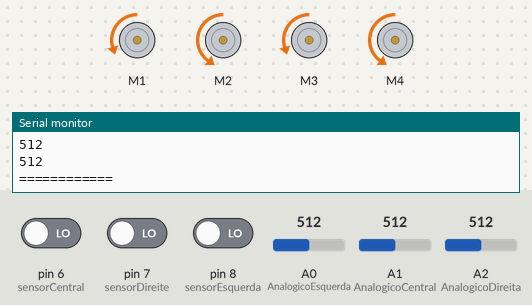
The sketch below on a simulated Arduino Uno, built with avr-gcc and run on an emulated ATmega328P. Parts: 4 × DC motor (green arrow = forward, orange = backward, longer = faster), the last lines printed to the serial monitor. The test bench sets the inputs (shaded band); at power-on: pin 6 (sensorCentral) LOW, pin 7 (sensorDireite) LOW, A0 (AnalogicoEsquerda) = 512, A2 (AnalogicoDireita) = 512, pin 8 (sensorEsquerda) LOW, A1 (AnalogicoCentral) = 512.

Above: at 1.2 s.
1.3 s: pin 6 (sensorCentral) driven HIGH
At 2.1 s:
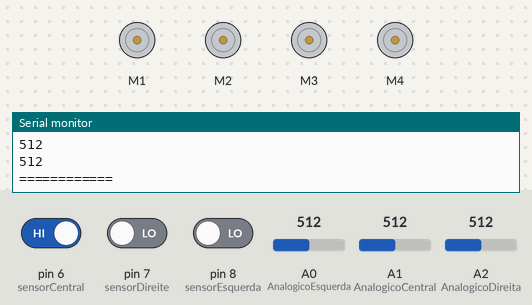
4.3 s: pin 7 (sensorDireite) driven HIGH
7.3 s: A0 (AnalogicoEsquerda) set to 315
10.3 s: A2 (AnalogicoDireita) set to 79
13.3 s: A0 (AnalogicoEsquerda) set to 335
16.3 s: A2 (AnalogicoDireita) set to 99
At 18.3 s:
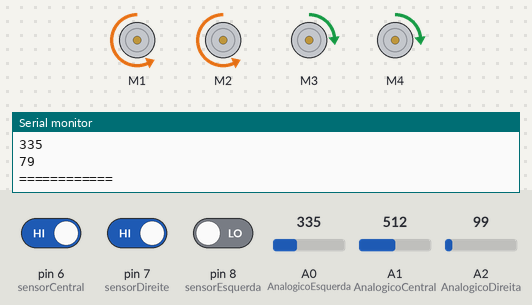
Timing chart, 0 to 24.4 s (numbered marks = the images above; inputs shaded):
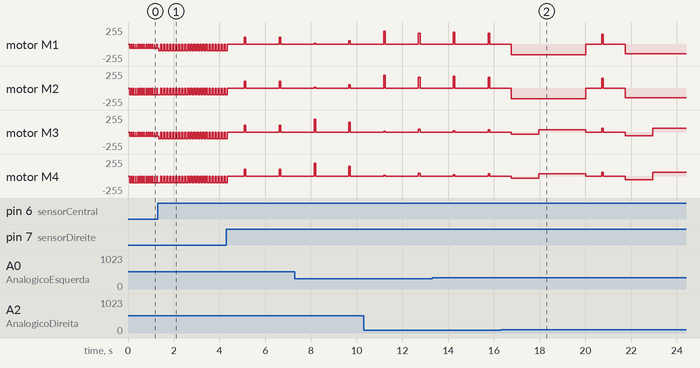

Measured:
- after the input at 1.3 s, motor M1, motor M3: alternates backward 100/255 for 0.08 s and stopped for 0.05 s, starting at once; motor M2, motor M4: alternates backward 100/255 for 0.08 s and stopped for 0.05 s, starting after 0.13 s
- by itself, motor M1, motor M3: alternates backward 60/255 for 0.07 s and stopped for 0.02 s
- by itself, motor M2, motor M4: alternates backward 100/255 for 0.07 s and stopped for 0.02 s

The sketch:

nao_lembro_oq_e.ino
```cpp
#include <Adafruit_MotorShield.h>
#include <Wire.h>
#include <Arduino.h>
#include <PID_v1.h>


#define sensorEsquerda 8
#define sensorDireite 7
#define sensorCentral 6
#define trigPin  9
#define echoPin  10

int AnalogicoEsquerda = A0;
int valorDigitalEsquerda;
int valorAnalogicoEsquerda;

int AnalogicoDireita = A2;
int valorDigitalDireita;
int valorAnalogicoDireita;

int AnalogicoCentral = A1;
int valorDigitalCentral;
int valorAnalogicoCentral;

float duration, distance;

int leituraVerde = 0, leituraPreto = 0;

int cont = 0;

int verificao = 0;

int verde_min = 89, verde_max =325;

bool BRANCO = 0, PRETO =1;

double Input, Output, Setpoint = 0;
double Kp = 0.25;
double Ki = 0.0;
double Kd = 0.08;
PID myPID(&Input, &Output, &Setpoint, Kp, Ki, Kd, DIRECT);
int velBase = 100;

int velEsq, velDir;

Adafruit_MotorShield AFMS = Adafruit_MotorShield();


  Adafruit_DCMotor *MotorEsquerdaFrente = AFMS.getMotor(1); //motor esq frente
  Adafruit_DCMotor *MotorEsquerdaTras = AFMS.getMotor(2); //motor esq tras
  Adafruit_DCMotor *MotorDireitaFrente = AFMS.getMotor(3); //motor direita frente
  Adafruit_DCMotor *MotorDireitaTras = AFMS.getMotor(4); //motor direita tras


void setup() {

  AFMS.begin();
  Serial.begin(9600);
  pinMode(sensorEsquerda ,INPUT);
  pinMode(AnalogicoEsquerda ,INPUT);
  pinMode(sensorDireite ,INPUT);
  pinMode(AnalogicoDireita ,INPUT);
  pinMode(sensorCentral ,INPUT);
  pinMode(AnalogicoCentral ,INPUT);
  pinMode(trigPin, OUTPUT);
  pinMode(echoPin, INPUT);
  myPID.SetMode(AUTOMATIC);
  myPID.SetOutputLimits(-90, 90);
}


void loop() {

valorDigitalEsquerda = digitalRead(sensorEsquerda); //Realiza a leitura digital e armazena o valor na variavel valorDigital
valorAnalogicoEsquerda = analogRead(AnalogicoEsquerda); //Realiza a leitura analógica e armazena o valor na variavel valorAnalogico
valorDigitalDireita = digitalRead(sensorDireite);
valorAnalogicoDireita = analogRead(AnalogicoDireita);
valorDigitalCentral = digitalRead(sensorCentral);
valorAnalogicoCentral = analogRead(AnalogicoCentral);

//Serial.println(valorDigital);
//Serial.println(valorDigitalDireita);
Serial.println(valorAnalogicoEsquerda);
Serial.println(valorAnalogicoDireita);
Serial.println("============");
delay(50);

  leituraSensorInfra();

  Input = valorAnalogicoDireita - valorAnalogicoEsquerda;

  myPID.Compute();

  velEsq = velBase + Output;
  velDir = velBase - Output;

  moverPID(velEsq, velDir);

  if ((valorDigitalCentral == PRETO) && (valorDigitalEsquerda == BRANCO) && (valorDigitalDireita == BRANCO)){
    frente(80);
    Parar(0);
    leituraSensorInfra();
  }
  else if ((valorDigitalDireita == PRETO) && (valorDigitalCentral == BRANCO) && (valorDigitalEsquerda == BRANCO)){
    Parar(500);
    correcaoEsquerda();
    leituraSensorInfra();
  }
  else if ((valorDigitalEsquerda == PRETO) && (valorDigitalCentral == BRANCO) && (valorDigitalDireita == BRANCO)){
    Parar(500);
    correcaoDireita();
    leituraSensorInfra();
  }
  else if ((valorDigitalDireita == BRANCO) && (valorDigitalCentral == BRANCO) && (valorDigitalEsquerda == BRANCO)) {
    Parar(20);
    tresBrancos(20);
    leituraSensorInfra();
  }
  else if ((valorDigitalDireita == BRANCO) && (valorDigitalCentral == PRETO) && (valorDigitalEsquerda == PRETO)) {
    Parar(700);
    tras();
    delay(70);
    Parar(700);
    leituraSensorInfra();
    if((valorAnalogicoEsquerda >= verde_min) && (valorAnalogicoEsquerda <= verde_max)){
      CurvaEsquerda();
    }
  }
  else if ((valorDigitalEsquerda == BRANCO) && (valorDigitalCentral == PRETO) && (valorDigitalDireita == PRETO)) {
    Parar(700);
    tras();
    delay(70);
    Parar(700);
    leituraSensorInfra();
    if((valorAnalogicoDireita >= verde_min) && (valorAnalogicoDireita <= verde_max)){
      CurvaDireita();
    }
  }
  /*else if((valorDigitalEsquerda == PRETO) && (valorDigitalCentral == PRETO) && (valorDigitalDireita == PRETO)){
    Parar(500);
    while(cont <= 10){
      leituraSensorInfra();
      if((valorDigitalEsquerda == PRETO) && (valorDigitalCentral == PRETO) && (valorDigitalDireita == PRETO)){
        leituraPreto++;
      }
      if((valorAnalogicoDireita >= verde_min) && (valorAnalogicoDireita <= verde_max)){
        leituraVerde++;
      }
      cont++;
    }
    if(leituraPreto > leituraVerde){
      Cruzamento();
    } else{
      curva180();
    }
  }*/

  else if((valorDigitalEsquerda == PRETO) && (valorDigitalCentral == PRETO) && (valorDigitalDireita == PRETO)){
    Teste();
    if((valorDigitalEsquerda == PRETO) || (valorDigitalCentral == PRETO) || (valorDigitalDireita == PRETO)){
      Parar(2500);
    }
  }

  else{
    leituraSensorInfra();
  }
}

void leituraSensorInfra(){
  valorDigitalEsquerda = digitalRead(sensorEsquerda);
  valorDigitalCentral = digitalRead(sensorCentral);
  valorDigitalDireita = digitalRead(sensorDireite);

  valorAnalogicoEsquerda = analogRead(AnalogicoEsquerda);
  valorAnalogicoCentral = analogRead(AnalogicoCentral);
  valorAnalogicoDireita = analogRead(AnalogicoDireita);
}


void frente(int d){
  MotorEsquerdaFrente->run(BACKWARD);
  MotorEsquerdaTras->run(BACKWARD);
  MotorDireitaFrente->run(BACKWARD);
  MotorDireitaTras->run(BACKWARD);
  delay(d);
}

void Parar(int d){
    MotorEsquerdaFrente->run(RELEASE);
    MotorEsquerdaTras->run(RELEASE);
    MotorDireitaFrente->run(RELEASE);
    MotorDireitaTras->run(RELEASE);
    delay(d);
}

void tras(){
  MotorEsquerdaFrente->run(FORWARD);
  MotorEsquerdaTras->run(FORWARD);
  MotorDireitaFrente->run(FORWARD);
  MotorDireitaTras->run(FORWARD);
}

void correcaoEsquerda(){
  MotorEsquerdaTras->run(BACKWARD);
  MotorEsquerdaFrente->run(BACKWARD);
  MotorDireitaFrente->run(RELEASE);
  MotorDireitaTras->run(RELEASE);
  delay(100);
  leituraSensorInfra();
}

void correcaoDireita(){
  MotorDireitaFrente->run(BACKWARD);
  MotorDireitaTras->run(BACKWARD);
  MotorEsquerdaFrente->run(RELEASE);
  MotorEsquerdaTras->run(RELEASE);
  delay(100);
  leituraSensorInfra();
}
void leituraSensorUltrassonico(){
    digitalWrite(trigPin, LOW);
    delayMicroseconds(2);
    digitalWrite(trigPin, HIGH);
    delayMicroseconds(10);
    digitalWrite(trigPin, LOW);
    duration = pulseIn(echoPin, HIGH);
    distance = (duration*.0343)/2;
    Serial.println(distance);
    delay(50);
}

void tresBrancos(int d){
    MotorDireitaFrente->setSpeed(60);
    MotorEsquerdaFrente->setSpeed(60);
    MotorEsquerdaFrente->run(BACKWARD);
    MotorEsquerdaTras->run(BACKWARD);
    MotorDireitaFrente->run(BACKWARD);
    MotorDireitaTras->run(BACKWARD);
    delay(d);
}

void CurvaEsquerda(){
    Parar(250);
    frente(1125);
    MotorDireitaFrente->run(BACKWARD);
    MotorDireitaTras->run(BACKWARD);
    MotorEsquerdaFrente->run(FORWARD);
    MotorEsquerdaTras->run(FORWARD);
    delay(2000);
}

void CurvaDireita(){
    Parar(250);
    frente(1200);
    MotorDireitaFrente->run(FORWARD);
    MotorDireitaTras->run(FORWARD);
    MotorEsquerdaFrente->run(BACKWARD);
    MotorEsquerdaTras->run(BACKWARD);
    delay(2000);
}

void Cruzamento(){
    Parar(250);
    frente(2000);
}

void curva180(){
    Parar(250);
    frente(1050);
    MotorDireitaFrente->run(FORWARD);
    MotorDireitaTras->run(FORWARD);
    MotorEsquerdaFrente->run(BACKWARD);
    MotorEsquerdaTras->run(BACKWARD);
    delay(3025);
}

void Teste(){
    MotorDireitaFrente->run(FORWARD);
    MotorDireitaTras->run(FORWARD);
    MotorEsquerdaFrente->run(BACKWARD);
    MotorEsquerdaTras->run(BACKWARD);
}

void moverPID(int velEsq, int velDir)
{
  velEsq = constrain(velEsq, 0, 255);
  velDir = constrain(velDir, 0, 255);

  MotorEsquerdaFrente->setSpeed(velEsq);
  MotorEsquerdaTras->setSpeed(velEsq);

  MotorDireitaFrente->setSpeed(velDir);
  MotorDireitaTras->setSpeed(velDir);

  MotorEsquerdaFrente->run(BACKWARD);
  MotorEsquerdaTras->run(BACKWARD);

  MotorDireitaFrente->run(BACKWARD);
  MotorDireitaTras->run(BACKWARD);
}
```
